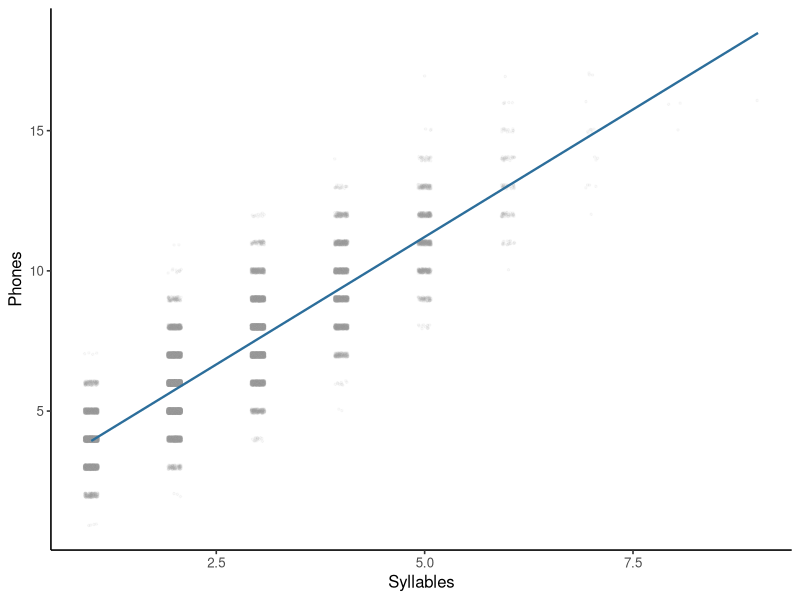

R code for this plot:
## ---- chunk 1
#| label: compute-mald-predictor-correlations
library(ggplot2)

mald <- read.csv("data/mald/mald-items.csv", stringsAsFactors = FALSE)
predictor_names <- c(
  "log_frequency_subtlex", "log_duration", "n_phones", "n_syllables"
)
correlation_matrix <- cor(mald[, predictor_names])

stopifnot(
  nrow(mald) == length(unique(mald$item)),
  all(is.finite(correlation_matrix))
)

round(correlation_matrix, 3)
## ---- chunk 2
#| label: plot-mald-correlated-predictors
#| fig-cap: "Observed MALD phone and syllable counts with their fitted item-level relation."
phone_fit <- lm(n_phones ~ n_syllables, data = mald)
grid <- data.frame(n_syllables = sort(unique(mald$n_syllables)))
grid$fitted_phones <- predict(phone_fit, newdata = grid)

point_opacity <- 0.06
ggplot(mald, aes(n_syllables, n_phones)) +
  geom_jitter(
    color = "grey65",
    alpha = point_opacity,
    width = 0.08,
    height = 0.08,
    size = 0.55
  ) +
  geom_line(
    data = grid,
    aes(y = fitted_phones),
    color = "#2C6E9B",
    linewidth = 0.8
  ) +
  labs(x = "Syllables", y = "Phones") +
  theme_classic(base_size = 12)
